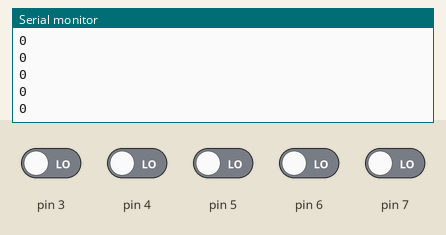
This sketch was run on a simulated Arduino Leonardo, built with avr-gcc and run on an emulated ATmega32U4. Parts: the last lines printed to the serial monitor. The inputs (shaded band) are chosen by the test bench; at power-on: pin 3–7 LOW.

Above: at 2.2 s.
2.3 s: pin 3 driven HIGH
At 2.41 s:
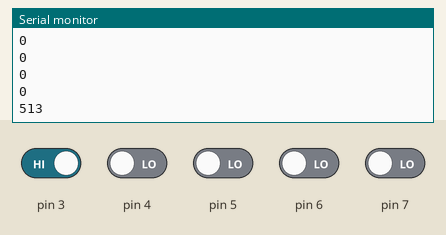
3.8 s: pin 4 driven HIGH
At 3.91 s:
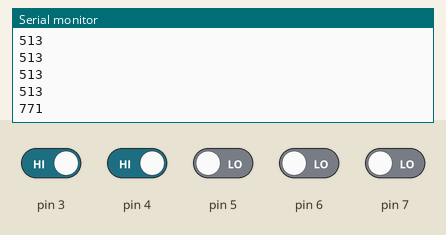
5.3 s: pin 5 driven HIGH
At 5.42 s:
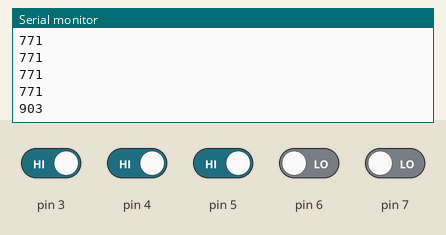
6.8 s: pin 6 driven HIGH
At 6.92 s:
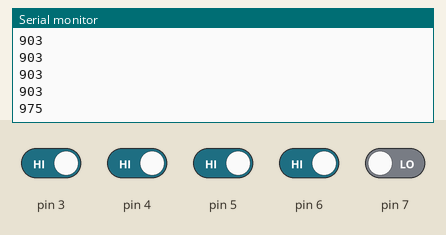
8.3 s: pin 7 driven HIGH
At 8.43 s:
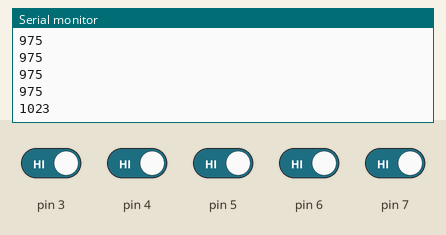
9.8 s: pin 3 driven LOW
At 9.93 s:
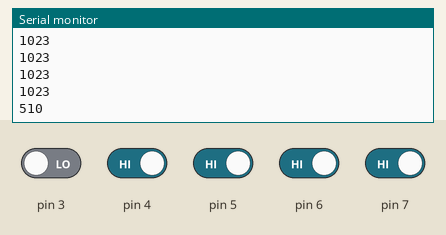
Timing chart, 0 to 12.3 s (numbered marks = the images above; inputs shaded):
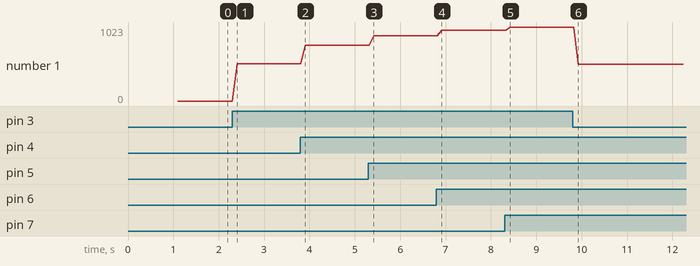

The sketch:

10-Keypro.ino
```cpp
int key_stats = 0;
int key_num[10] = {1,2,4,8,16,512,256,128,64,32};

void setup(){
  //ピンモードの設定
  pinMode(3,INPUT);
  pinMode(4,INPUT);
  pinMode(5,INPUT);
  pinMode(6,INPUT);
  pinMode(7,INPUT);
  pinMode(8,OUTPUT);
  pinMode(9,OUTPUT);

  //シリアル通信を開始
  Serial.begin(9600);
  delay(1000);
}


/*キーの状態を2進数法を使って返す
 *  [左手]
 *    ・小指    = 1
 *    ・薬指    = 2
 *    ・中指    = 4
 *    ・人差し指 = 8
 *    ・親指    = 16
 *  [右手]
 *    ・親指    = 32
 *    ・人差し指 = 64
 *    ・中指    = 128
 *    ・薬指    = 256
 *    ・小指    = 512
 */

int readkey(){
  int ans = 0;
  //左手
  digitalWrite(8,HIGH);
  for (int i=0;i<=4;i++){
    if (digitalRead(i+3)){
      ans = ans + key_num[i];
    }
  }
  digitalWrite(8,LOW);
  delay(25);
  //右手
  digitalWrite(9,HIGH);
  for (int i=5;i<=9;i++){
    if (digitalRead(i-2)){
      ans = ans + key_num[i];
    }
  }
  digitalWrite(9,LOW);
  delay(25);
  return ans;
}

void loop(){
  key_stats = readkey();
  delay(50);
  Serial.println(key_stats);
}
```

Measured:
- after the input at 2.3 s, the serial monitor: prints a new line after 0.10 s (image 1)
- after the input at 3.8 s, the serial monitor: prints a new line after 0.11 s (image 2)
- after the input at 5.3 s, the serial monitor: prints a new line after 0.11 s (image 3)
- after the input at 6.8 s, the serial monitor: prints a new line after 0.12 s (image 4)
- after the input at 8.3 s, the serial monitor: prints a new line after 0.12 s (image 5)
- after the input at 9.8 s, the serial monitor: prints a new line after 0.13 s (image 6)
- plotted number 1: 0 → 513 after the input at 2.3 s, 513 → 771 after the input at 3.8 s, 771 → 903 after the input at 5.3 s, 903 → 975 after the input at 6.8 s, 975 → 1023 after the input at 8.3 s
